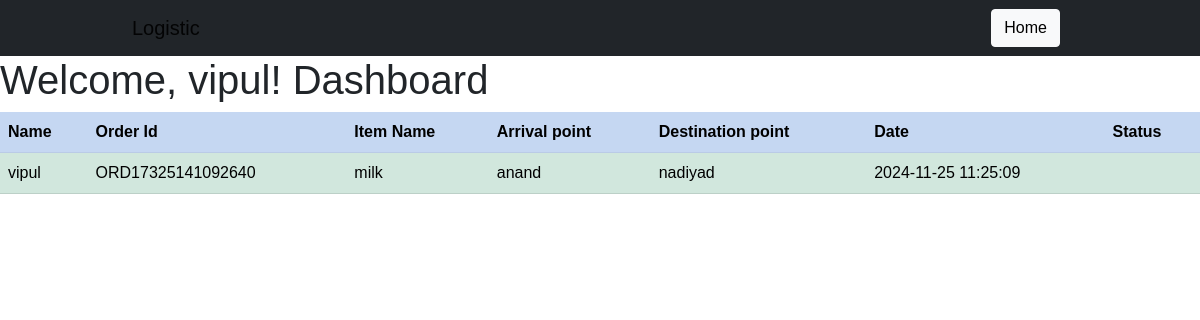
Screenshot of /public/order/orderhistory.php (signed in) with the database file from the repository.
### tables this page shows
CREATE TABLE `orders` (
  `order_id` varchar(255) NOT NULL,
  `username` varchar(50) DEFAULT NULL,
  `customer_name` varchar(255) NOT NULL,
  `item_name` varchar(255) NOT NULL,
  `from_location` varchar(255) NOT NULL,
  `to_location` varchar(255) NOT NULL,
  `quantity` int(11) NOT NULL,
  `order_date` datetime NOT NULL,
  `user_id` int(11) NOT NULL
);

### public/order/orderhistory.php (the view, shortened to what this page needs)
<!DOCTYPE html>
<html lang="en">
<head>
    <link href="https://cdn.jsdelivr.net/npm/bootstrap@5.1.3/dist/css/bootstrap.min.css" rel="stylesheet">
</head>
<body>
</body>
</html>
<?php
$host = 'localhost';
$db = 'project';
$pass = '';
$user = 'root';
$conn = new mysqli($host, $user, $pass, $db);
?>
<?php include'orderheader.php';?>
<?php
echo "<h1>Welcome, " .($_SESSION['username']) . "! Dashboard</h1>";
$user=$_SESSION['username'];
$qry = "SELECT * FROM orders where customer_name like '%".$user."%' order by order_id";
$rs = mysqli_query($conn, $qry);
if ($rs) {
      echo"<table class='table table-striped table-dark'>";
      echo"<tr><th class='table-primary'>Name</th><th class='table-primary'>Order Id</th><th class='table-primary'>Item Name</th><th class='table-primary'>Arrival point</th><th class='table-primary'>Destination point</th><th class='table-primary'>Date</th><th class='table-primary'>Status</th></tr></tr>";
    while ($val = mysqli_fetch_assoc($rs)) {
        echo "<tr>";
        echo "<td class='table-success'>" . ($val["customer_name"]) . "</td>";
        echo "<td class='table-success'>" . ($val["order_id"]) . "</td>";
        echo "<td class='table-success'>" . ($val["item_name"]) . "</td>";
        echo "<td class='table-success'>" . ($val["from_location"]) . "</td>";
        echo "<td class='table-success'>" . ($val["to_location"]) . "</td>";
        echo "<td class='table-success'>" . ($val["order_date"]) . "</td>";
        echo "<td class='table-success'>" . ($val["status"]) . "</td>";
        echo "</tr>";
    }
    echo "</table>";
} else {
    echo "Error: " . mysqli_error($conn);
}
?>

### assets/css/header.css (style rules this page uses)
* { margin: 0; padding: 0; font-family: 'Poppins', sans-serif; box-sizing: border-box; }

### rows the page displays
orders: customer_name "vipul", order_id "ORD17325141092640", item_name "milk", from_location "anand", to_location "nadiyad", order_date "2024-11-25 11:25:09"

### other values shown
$_SESSION['username'] "vipul"
